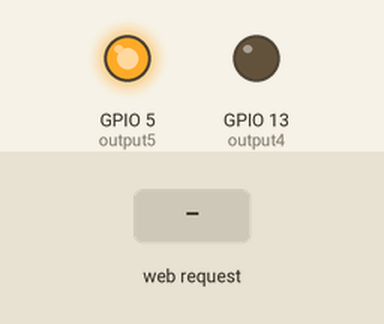
Simulated run of this sketch. Board: ESP32. On the bench: output pins drawn as LEDs (lit = HIGH). The inputs (shaded band) are chosen by the test bench. WiFi joins after 1.5 s; servers stay silent unless stated; what the sketch prints to the serial monitor is not drawn.

Above: at 2.7 s.
2.8 s: HTTP request GET /5/on received
At 3.6 s:
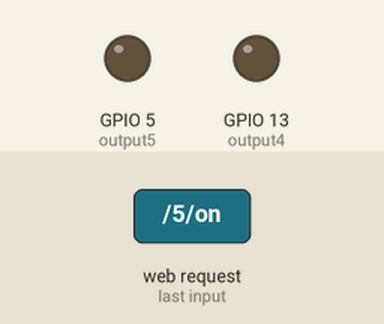
4.3 s: HTTP request GET /4/on received
At 4.6 s:
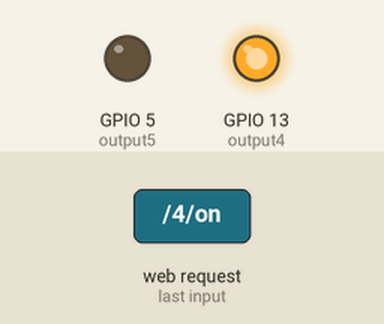
5.8 s: HTTP request GET /5/off received
At 6.9 s:
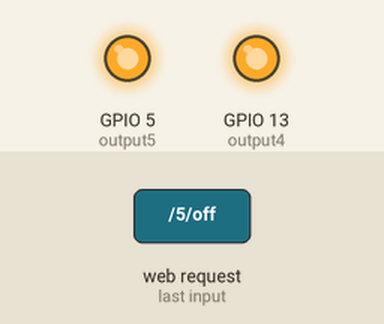
7.4 s: HTTP request GET /4/off received
At 8.0 s:
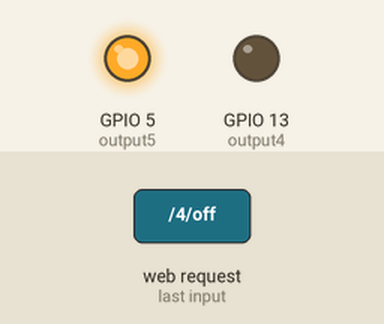
Timing chart, 0 to 9.9 s (numbered marks = the images above; inputs shaded):
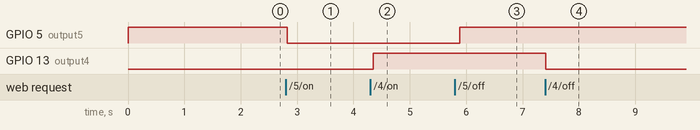

Measured:
- after the input at 2.8 s, GPIO 5 (output5): HIGH → LOW at once
- after the input at 4.3 s, GPIO 13 (output4): LOW → HIGH after 0.05 s
- after the input at 5.8 s, GPIO 5 (output5): LOW → HIGH after 0.08 s
- after the input at 7.4 s, GPIO 13 (output4): HIGH → LOW at once

The sketch:

sketch_may14c.ino
```cpp
#include <WiFi.h>
#include <WiFiClient.h>
#include <WebServer.h>

const char* ssid = "Rohit's Galaxy A20";
const char* password = "jxos6973";

//const char *host = "maker.ifttt.com";
//const char privateKey = "gkb_HtIpE-FeOWMH20obLTvUR7_fPipDyj****";

WiFiServer server(80);

String header;

// Auxiliar variables to store the current output state
String output5State = "off";
String output4State = "off";

// Assign output variables to GPIO pins
const int output5 = 5;
const int output4 = 13;

void send_event(const char *event);

String Message;

void setup() {
  Serial.begin(9600);
  WiFi.mode(WIFI_STA);
  pinMode(output5, OUTPUT);
  pinMode(output4, OUTPUT);
  // Set outputs to LOW
  digitalWrite(output5, LOW);
  digitalWrite(output4, LOW);
  WiFi.begin(ssid, password);
  digitalWrite(output5, 1);
  Serial.print("Name of ssid is");
  Serial.println(ssid);
  while (WiFi.status() != WL_CONNECTED) {
    delay(500);
    Serial.print("Connecting...");
  }
  Serial.println("");
  Serial.println("Successfully connected to WiFi.");
  Serial.println("IP address is : ");
  Serial.println(WiFi.localIP());

  //server.on("/", handleRoot);
  //server.on("/read_data", read_data);
  server.begin();

  // pinMode(sensor_pin, INPUT);
  // pinMode(led_pin, OUTPUT);
  //digitalWrite (led_pin, LOW);
}
void loop() {

  WiFiClient client = server.available();   // Listen for incoming clients

  if (client) {                             // If a new client connects,
    Serial.println("New Client.");          // print a message out in the serial port
    String currentLine = "";                // make a String to hold incoming data from the client

    while (client.connected() ) { // loop while the client's connected
      if (client.available()) {             // if there's bytes to read from the client,
        char c = client.read();             // read a byte, then
        Serial.write(c);                    // print it out the serial monitor
        header += c;
        if (c == '\n') {                    // if the byte is a newline character
          // if the current line is blank, you got two newline characters in a row.
          // that's the end of the client HTTP request, so send a response:
          if (currentLine.length() == 0) {
            // HTTP headers always start with a response code (e.g. HTTP/1.1 200 OK)
            // and a content-type so the client knows what's coming, then a blank line:
            client.println("HTTP/1.1 200 OK");
            client.println("Content-type:text/html");
            client.println("Connection: close");
            client.println();

            // turns the GPIOs on and off
            if (header.indexOf("GET /5/on") >= 0) {
              Serial.println("GPIO 5 on");
              output5State = "on";
              digitalWrite(output5, 0);
            } else if (header.indexOf("GET /5/off") >= 0) {
              Serial.println("GPIO 5 off");
              output5State = "off";
              digitalWrite(output5, 1);
            } else if (header.indexOf("GET /4/on") >= 0) {
              Serial.println("GPIO 4 on");
              output4State = "on";
              digitalWrite(output4, HIGH);
            } else if (header.indexOf("GET /4/off") >= 0) {
              Serial.println("GPIO 4 off");
              output4State = "off";
              digitalWrite(output4, LOW);
            }

            // Display the HTML web page
            client.println("<!DOCTYPE html><html>");
            client.println("<head><meta name=\"viewport\" content=\"width=device-width, initial-scale=1\">");
            client.println("<link rel=\"icon\" href=\"data:,\">");
            // CSS to style the on/off buttons
            // Feel free to change the background-color and font-size attributes to fit your preferences
            client.println("<style>html { font-family: Helvetica; display: inline-block; margin: 0px auto; text-align: center;}");
            client.println(".button { background-color: #195B6A; border: none; color: white; padding: 16px 40px;");
            client.println("text-decoration: none; font-size: 30px; margin: 2px; cursor: pointer;}");
            client.println(".button2 {background-color: #77878A;}</style></head>");

            // Web Page Heading
            client.println("<body><h1>ESP8266 Web Server</h1>");

            // Display current state, and ON/OFF buttons for GPIO 5
            client.println("<p>GPIO 5 - State " + output5State + "</p>");
            // If the output5State is off, it displays the ON button
            if (output5State == "off") {
              client.println("<p><a href=\"/5/on\"><button class=\"button\">ON</button></a></p>");
            } else {
              client.println("<p><a href=\"/5/off\"><button class=\"button button2\">OFF</button></a></p>");
            }

            // Display current state, and ON/OFF buttons for GPIO 4
            client.println("<p>GPIO 4 - State " + output4State + "</p>");
            // If the output4State is off, it displays the ON button
            if (output4State == "off") {
              client.println("<p><a href=\"/4/on\"><button class=\"button\">ON</button></a></p>");
            } else {
              client.println("<p><a href=\"/4/off\"><button class=\"button button2\">OFF</button></a></p>");
            }
            client.println("</body></html>");

            // The HTTP response ends with another blank line
            client.println();
            // Break out of the while loop
            break;
          } else { // if you got a newline, then clear currentLine
            currentLine = "";
          }
        } else if (c != '\r') {  // if you got anything else but a carriage return character,
          currentLine += c;      // add it to the end of the currentLine
        }
      }
    }
    // Clear the header variable
    header = "";
    // Close the connection
    client.stop();
    Serial.println("Client disconnected.");
    Serial.println("");
  }
  delay(100);
}
```
